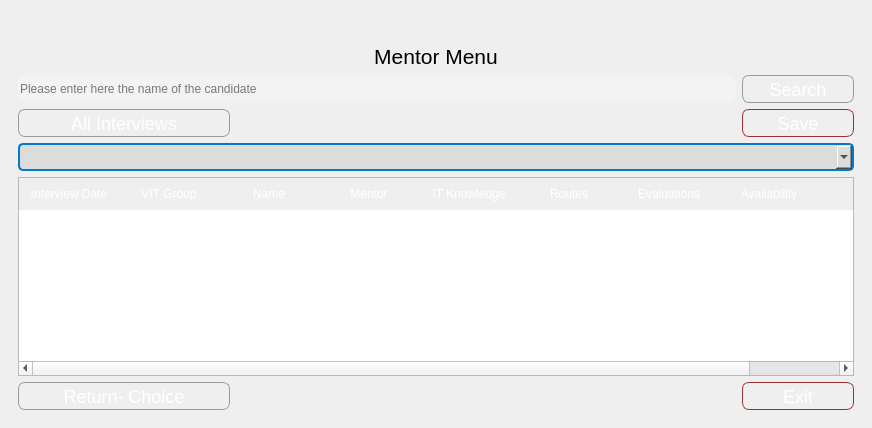
<?xml version="1.0" encoding="UTF-8"?>
<ui version="4.0">
 <class>MainWindow</class>
 <widget class="QMainWindow" name="MainWindow">
  <property name="geometry">
   <rect>
    <x>0</x>
    <y>0</y>
    <width>872</width>
    <height>428</height>
   </rect>
  </property>
  <property name="windowTitle">
   <string>MainWindow</string>
  </property>
  <property name="styleSheet">
   <string notr="true">#MyLoginForm {
background: rgb(0, 0, 0);
}

</string>
  </property>
  <widget class="QWidget" name="centralwidget">
   <layout class="QVBoxLayout" name="verticalLayout">
    <item>
     <widget class="QFrame" name="mainFrame">
      <property name="styleSheet">
       <string notr="true">#mainFrame{
    border: 10px solid qlineargradient(x1:0, y1:0, x2:1, y2:1, 
                    stop:0 #ff6666,
                    stop:0.1 #ff7777,
                    stop:0.49 #cc3333,
                    stop:0.5 #bb2244,
                    stop:1 #cc3333);
    border-radius: 40px;
    background: qlineargradient(x1:0, y1:0, x2:0, y2:1, 
                    stop:0 #d0d0d0, /* Üst kısımda daha koyu gri */
                    stop:0.2 #f0f0f0, /* Orta kısımda hafif gri */
                    stop:0.5 #ffffff); /* Alt kısımda beyaz */
}</string>
      </property>
      <property name="frameShape">
       <enum>QFrame::StyledPanel</enum>
      </property>
      <property name="frameShadow">
       <enum>QFrame::Raised</enum>
      </property>
      <layout class="QGridLayout" name="gridLayout">
       <item row="5" column="0" colspan="5">
        <widget class="QTableWidget" name="tableWidget">
         <property name="styleSheet">
          <string notr="true">QTableView QHeaderView::section:horizontal {
    color: white;
    background-color: qlineargradient(x1:0, y1:0, x2:0, y2:1,
                                       stop:0 #ff6666,
                                       stop:0.1 #ff7777,
                                       stop:0.49 #cc3333,
                                       stop:0.5 #bb2244,
                                       stop:1 #cc3333);
    border: none;
    height: 32px;
}</string>
         </property>
         <property name="frameShape">
          <enum>QFrame::StyledPanel</enum>
         </property>
         <property name="frameShadow">
          <enum>QFrame::Sunken</enum>
         </property>
         <property name="lineWidth">
          <number>10</number>
         </property>
         <property name="midLineWidth">
          <number>10</number>
         </property>
         <property name="alternatingRowColors">
          <bool>true</bool>
         </property>
         <property name="sortingEnabled">
          <bool>true</bool>
         </property>
         <column>
          <property name="text">
           <string>Interview Date</string>
          </property>
         </column>
         <column>
          <property name="text">
           <string>VIT Group</string>
          </property>
         </column>
         <column>
          <property name="text">
           <string>Name</string>
          </property>
         </column>
         <column>
          <property name="text">
           <string>Mentor</string>
          </property>
         </column>
         <column>
          <property name="text">
           <string>IT Knowledge</string>
          </property>
         </column>
         <column>
          <property name="text">
           <string>Routes</string>
          </property>
         </column>
         <column>
          <property name="text">
           <string>Evaluations</string>
          </property>
         </column>
         <column>
          <property name="text">
           <string>Availability</string>
          </property>
         </column>
         <column>
          <property name="text">
           <string>Notes</string>
          </property>
         </column>
        </widget>
       </item>
       <item row="0" column="1">
        <spacer name="horizontalSpacer">
         <property name="orientation">
          <enum>Qt::Horizontal</enum>
         </property>
         <property name="sizeHint" stdset="0">
          <size>
           <width>40</width>
           <height>20</height>
          </size>
         </property>
        </spacer>
       </item>
       <item row="3" column="0">
        <widget class="QPushButton" name="all_interviews">
         <property name="styleSheet">
          <string notr="true">QPushButton {
    color: white;
    background-color: qlineargradient(x1:0, y1:0, x2:0, y2:1,
                                       stop:0 #CCCCCC,
                                       stop:0.1 #DDDDDD,
                                       stop:0.49 #AAAAAA,
                                       stop:0.5 #999999,
                                       stop:1 #AAAAAA);
    border-width: 1px;
    border-color: #999999;
    border-style: solid;
    border-radius: 7px;
    padding: 3px;
    font-size: 18px;
    padding-left: 5px;
    padding-right: 5px;
    min-width: 200px;
    max-width: 200px;
    min-height: 20px;
    max-height: 20px;
}

QPushButton:hover {
    background-color: qlineargradient(x1:0, y1:0, x2:0, y2:1,
                                       stop:0 #DDDDDD,
                                       stop:0.1 #EEEEEE,
                                       stop:0.49 #BBBBBB,
                                       stop:0.5 #AAAAAA,
                                       stop:1 #BBBBBB);
}

QPushButton:pressed {
    background-color: qlineargradient(x1:0, y1:0, x2:0, y2:1,
                                       stop:0 #AAAAAA,
                                       stop:0.1 #BBBBBB,
                                       stop:0.49 #888888,
                                       stop:0.5 #777777,
                                       stop:1 #888888);
}
</string>
         </property>
         <property name="text">
          <string>All Interviews</string>
         </property>
         <property name="icon">
          <iconset>
           <normaloff>../../Users/Durak/Downloads/profiles.png</normaloff>../../Users/Durak/Downloads/profiles.png</iconset>
         </property>
        </widget>
       </item>
       <item row="2" column="4">
        <widget class="QPushButton" name="search_button">
         <property name="sizePolicy">
          <sizepolicy hsizetype="Preferred" vsizetype="Preferred">
           <horstretch>0</horstretch>
           <verstretch>0</verstretch>
          </sizepolicy>
         </property>
         <property name="minimumSize">
          <size>
           <width>62</width>
           <height>28</height>
          </size>
         </property>
         <property name="maximumSize">
          <size>
           <width>212</width>
           <height>28</height>
          </size>
         </property>
         <property name="styleSheet">
          <string notr="true">QPushButton {
    color: white;
    background-color: qlineargradient(x1:0, y1:0, x2:0, y2:1,
                                       stop:0 #CCCCCC,
                                       stop:0.1 #DDDDDD,
                                       stop:0.49 #AAAAAA,
                                       stop:0.5 #999999,
                                       stop:1 #AAAAAA);
    border-width: 1px;
    border-color: #999999;
    border-style: solid;
    border-radius: 7px;
    padding: 3px;
    font-size: 18px;
    padding-left: 5px;
    padding-right: 5px;
    min-width: 50px;
    max-width: 200px;
    min-height: 20px;
    max-height: 20px;
}

QPushButton:hover {
    background-color: qlineargradient(x1:0, y1:0, x2:0, y2:1,
                                       stop:0 #DDDDDD,
                                       stop:0.1 #EEEEEE,
                                       stop:0.49 #BBBBBB,
                                       stop:0.5 #AAAAAA,
                                       stop:1 #BBBBBB);
}

QPushButton:pressed {
    background-color: qlineargradient(x1:0, y1:0, x2:0, y2:1,
                                       stop:0 #AAAAAA,
                                       stop:0.1 #BBBBBB,
                                       stop:0.49 #888888,
                                       stop:0.5 #777777,
                                       stop:1 #888888);
}
</string>
         </property>
         <property name="text">
          <string>Search</string>
         </property>
         <property name="icon">
          <iconset>
           <normaloff>../../Users/Durak/Downloads/search_FILL0_wght300_GRAD200_opsz48.png</normaloff>../../Users/Durak/Downloads/search_FILL0_wght300_GRAD200_opsz48.png</iconset>
         </property>
        </widget>
       </item>
       <item row="6" column="4">
        <widget class="QPushButton" name="exit_button">
         <property name="sizePolicy">
          <sizepolicy hsizetype="Preferred" vsizetype="Preferred">
           <horstretch>0</horstretch>
           <verstretch>0</verstretch>
          </sizepolicy>
         </property>
         <property name="minimumSize">
          <size>
           <width>112</width>
           <height>28</height>
          </size>
         </property>
         <property name="maximumSize">
          <size>
           <width>312</width>
           <height>28</height>
          </size>
         </property>
         <property name="styleSheet">
          <string notr="true">QPushButton {
    color: white;
    background-color: qlineargradient(x1:0, y1:0, x2:0, y2:1,
                                       stop:0 #ff6666,
                                       stop:0.1 #ff7777,
                                       stop:0.49 #cc3333,
                                       stop:0.5 #bb2244,
                                       stop:1 #cc3333);
    border-width: 1px;
    border-color: #993333;
    border-style: solid;
    border-radius: 7px;
    padding: 3px;
    font-size: 18px;
    padding-left: 5px;
    padding-right: 5px;
    min-width: 100px;
    max-width: 300px;
    min-height: 20px;
    max-height: 20px;
}

QPushButton:hover {
    background-color: qlineargradient(x1:0, y1:0, x2:0, y2:1,
                                       stop:0 #ff8888,
                                       stop:0.1 #ff9999,
                                       stop:0.49 #cc5555,
                                       stop:0.5 #bb3355,
                                       stop:1 #cc5555);
}

QPushButton:pressed {
    background-color: qlineargradient(x1:0, y1:0, x2:0, y2:1,
                                       stop:0 #ff4444,
                                       stop:0.1 #ff5555,
                                       stop:0.49 #cc1111,
                                       stop:0.5 #aa0022,
                                       stop:1 #cc1111);
}
</string>
         </property>
         <property name="text">
          <string>Exit</string>
         </property>
         <property name="icon">
          <iconset>
           <normaloff>../../Users/Durak/Downloads/close_FILL0_wght400_GRAD0_opsz24.png</normaloff>../../Users/Durak/Downloads/close_FILL0_wght400_GRAD0_opsz24.png</iconset>
         </property>
        </widget>
       </item>
       <item row="2" column="0" colspan="4">
        <widget class="QLineEdit" name="search_line">
         <property name="sizePolicy">
          <sizepolicy hsizetype="Preferred" vsizetype="Preferred">
           <horstretch>0</horstretch>
           <verstretch>0</verstretch>
          </sizepolicy>
         </property>
         <property name="minimumSize">
          <size>
           <width>300</width>
           <height>0</height>
          </size>
         </property>
         <property name="styleSheet">
          <string notr="true">            border: 3px solid qlineargradient(x1:0, y1:0, x2:1, y2:1,
                                             stop:0 #ff6666,
                                             stop:0.1 #ff7777,
                                             stop:0.49 #cc3333,
                                             stop:0.5 #bb2244,
                                             stop:1 #cc3333);
            border-radius: 10px;
            background: rgb(243, 243, 243);</string>
         </property>
         <property name="placeholderText">
          <string>Please enter here the name of the candidate</string>
         </property>
        </widget>
       </item>
       <item row="0" column="0" alignment="Qt::AlignLeft|Qt::AlignTop">
        <widget class="QLabel" name="logo1">
         <property name="enabled">
          <bool>true</bool>
         </property>
         <property name="autoFillBackground">
          <bool>false</bool>
         </property>
         <property name="styleSheet">
          <string notr="true"/>
         </property>
         <property name="frameShadow">
          <enum>QFrame::Plain</enum>
         </property>
         <property name="text">
          <string/>
         </property>
         <property name="pixmap">
          <pixmap>logo1.ico</pixmap>
         </property>
         <property name="scaledContents">
          <bool>true</bool>
         </property>
        </widget>
       </item>
       <item row="4" column="0" colspan="5">
        <widget class="QComboBox" name="cokluSecenekKutusu">
         <property name="baseSize">
          <size>
           <width>6</width>
           <height>0</height>
          </size>
         </property>
         <property name="font">
          <font>
           <pointsize>11</pointsize>
          </font>
         </property>
         <property name="mouseTracking">
          <bool>true</bool>
         </property>
         <property name="autoFillBackground">
          <bool>false</bool>
         </property>
         <property name="styleSheet">
          <string notr="true">QComboBox {
    background-color:rgb(220, 220, 220);
    border: 2px solid #007acc;
    border-radius: 5px;
    padding: 2px;
}</string>
         </property>
         <property name="inputMethodHints">
          <set>Qt::ImhNone</set>
         </property>
         <property name="currentText">
          <string extracomment="Filter here"/>
         </property>
         <property name="sizeAdjustPolicy">
          <enum>QComboBox::AdjustToContents</enum>
         </property>
        </widget>
       </item>
       <item row="6" column="0" colspan="3">
        <widget class="QPushButton" name="return_button">
         <property name="styleSheet">
          <string notr="true">QPushButton {
    color: white;
    background-color: qlineargradient(x1:0, y1:0, x2:0, y2:1,
                                       stop:0 #CCCCCC,
                                       stop:0.1 #DDDDDD,
                                       stop:0.49 #AAAAAA,
                                       stop:0.5 #999999,
                                       stop:1 #AAAAAA);
    border-width: 1px;
    border-color: #999999;
    border-style: solid;
    border-radius: 7px;
    padding: 3px;
    font-size: 18px;
    padding-left: 5px;
    padding-right: 5px;
    min-width: 200px;
    max-width: 200px;
    min-height: 20px;
    max-height: 20px;
}

QPushButton:hover {
    background-color: qlineargradient(x1:0, y1:0, x2:0, y2:1,
                                       stop:0 #DDDDDD,
                                       stop:0.1 #EEEEEE,
                                       stop:0.49 #BBBBBB,
                                       stop:0.5 #AAAAAA,
                                       stop:1 #BBBBBB);
}

QPushButton:pressed {
    background-color: qlineargradient(x1:0, y1:0, x2:0, y2:1,
                                       stop:0 #AAAAAA,
                                       stop:0.1 #BBBBBB,
                                       stop:0.49 #888888,
                                       stop:0.5 #777777,
                                       stop:1 #888888);
}
</string>
         </property>
         <property name="text">
          <string>Return- Choice</string>
         </property>
         <property name="icon">
          <iconset>
           <normaloff>../../Users/Durak/Downloads/choice.png</normaloff>../../Users/Durak/Downloads/choice.png</iconset>
         </property>
        </widget>
       </item>
       <item row="0" column="2" colspan="3" alignment="Qt::AlignRight|Qt::AlignTop">
        <widget class="QLabel" name="logo2">
         <property name="minimumSize">
          <size>
           <width>0</width>
           <height>0</height>
          </size>
         </property>
         <property name="maximumSize">
          <size>
           <width>16777215</width>
           <height>100</height>
          </size>
         </property>
         <property name="sizeIncrement">
          <size>
           <width>0</width>
           <height>0</height>
          </size>
         </property>
         <property name="autoFillBackground">
          <bool>false</bool>
         </property>
         <property name="styleSheet">
          <string notr="true"/>
         </property>
         <property name="text">
          <string/>
         </property>
         <property name="pixmap">
          <pixmap>logo2.png</pixmap>
         </property>
         <property name="scaledContents">
          <bool>true</bool>
         </property>
        </widget>
       </item>
       <item row="1" column="0" colspan="5">
        <widget class="QLabel" name="label">
         <property name="text">
          <string>&lt;html&gt;&lt;head/&gt;&lt;body&gt;&lt;p align=&quot;center&quot;&gt;&lt;span style=&quot; font-size:16pt;&quot;&gt;Mentor Menu&lt;/span&gt;&lt;/p&gt;&lt;/body&gt;&lt;/html&gt;</string>
         </property>
        </widget>
       </item>
       <item row="3" column="4">
        <widget class="QPushButton" name="save_button">
         <property name="styleSheet">
          <string notr="true">QPushButton {
    color: white;
    background-color: qlineargradient(x1:0, y1:0, x2:0, y2:1,
                                       stop:0 #ff6666,
                                       stop:0.1 #ff7777,
                                       stop:0.49 #cc3333,
                                       stop:0.5 #bb2244,
                                       stop:1 #cc3333);
    border-width: 1px;
    border-color: #993333;
    border-style: solid;
    border-radius: 7px;
    padding: 3px;
    font-size: 18px;
    padding-left: 5px;
    padding-right: 5px;
    min-width: 100px;
    max-width: 300px;
    min-height: 20px;
    max-height: 20px;
}

QPushButton:hover {
    background-color: qlineargradient(x1:0, y1:0, x2:0, y2:1,
                                       stop:0 #ff8888,
                                       stop:0.1 #ff9999,
                                       stop:0.49 #cc5555,
                                       stop:0.5 #bb3355,
                                       stop:1 #cc5555);
}

QPushButton:pressed {
    background-color: qlineargradient(x1:0, y1:0, x2:0, y2:1,
                                       stop:0 #ff4444,
                                       stop:0.1 #ff5555,
                                       stop:0.49 #cc1111,
                                       stop:0.5 #aa0022,
                                       stop:1 #cc1111);
}
</string>
         </property>
         <property name="text">
          <string>Save</string>
         </property>
        </widget>
       </item>
      </layout>
      <zorder>logo2</zorder>
      <zorder>logo1</zorder>
      <zorder>return_button</zorder>
      <zorder>tableWidget</zorder>
      <zorder>search_button</zorder>
      <zorder>all_interviews</zorder>
      <zorder>cokluSecenekKutusu</zorder>
      <zorder>search_line</zorder>
      <zorder>exit_button</zorder>
      <zorder>label</zorder>
      <zorder>horizontalSpacer</zorder>
      <zorder>save_button</zorder>
     </widget>
    </item>
   </layout>
  </widget>
 </widget>
 <tabstops>
  <tabstop>search_line</tabstop>
  <tabstop>search_button</tabstop>
  <tabstop>all_interviews</tabstop>
  <tabstop>cokluSecenekKutusu</tabstop>
  <tabstop>tableWidget</tabstop>
  <tabstop>return_button</tabstop>
  <tabstop>exit_button</tabstop>
 </tabstops>
 <resources/>
 <connections/>
</ui>
